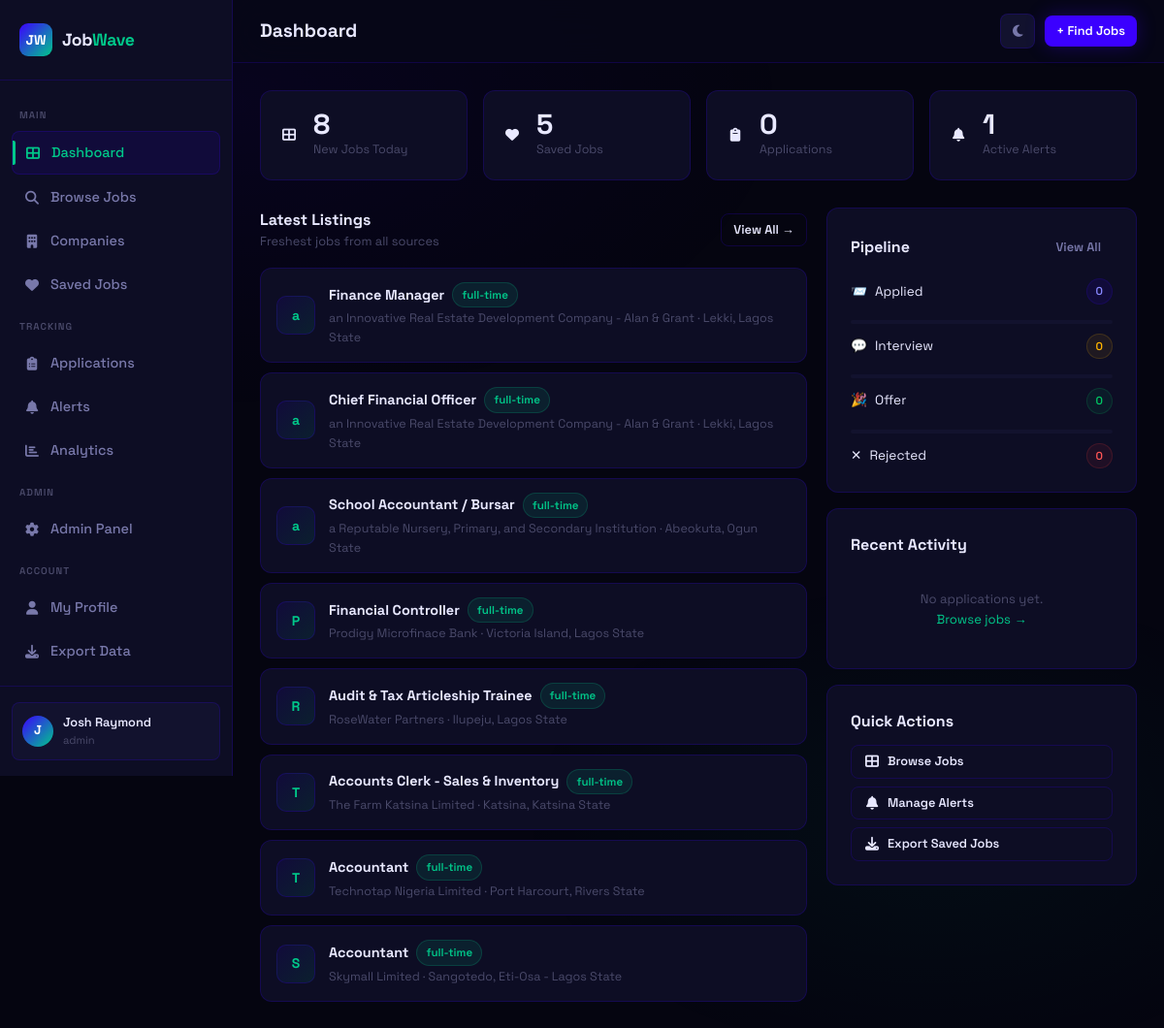
Page /dashboard (signed in) on the earlier database version.
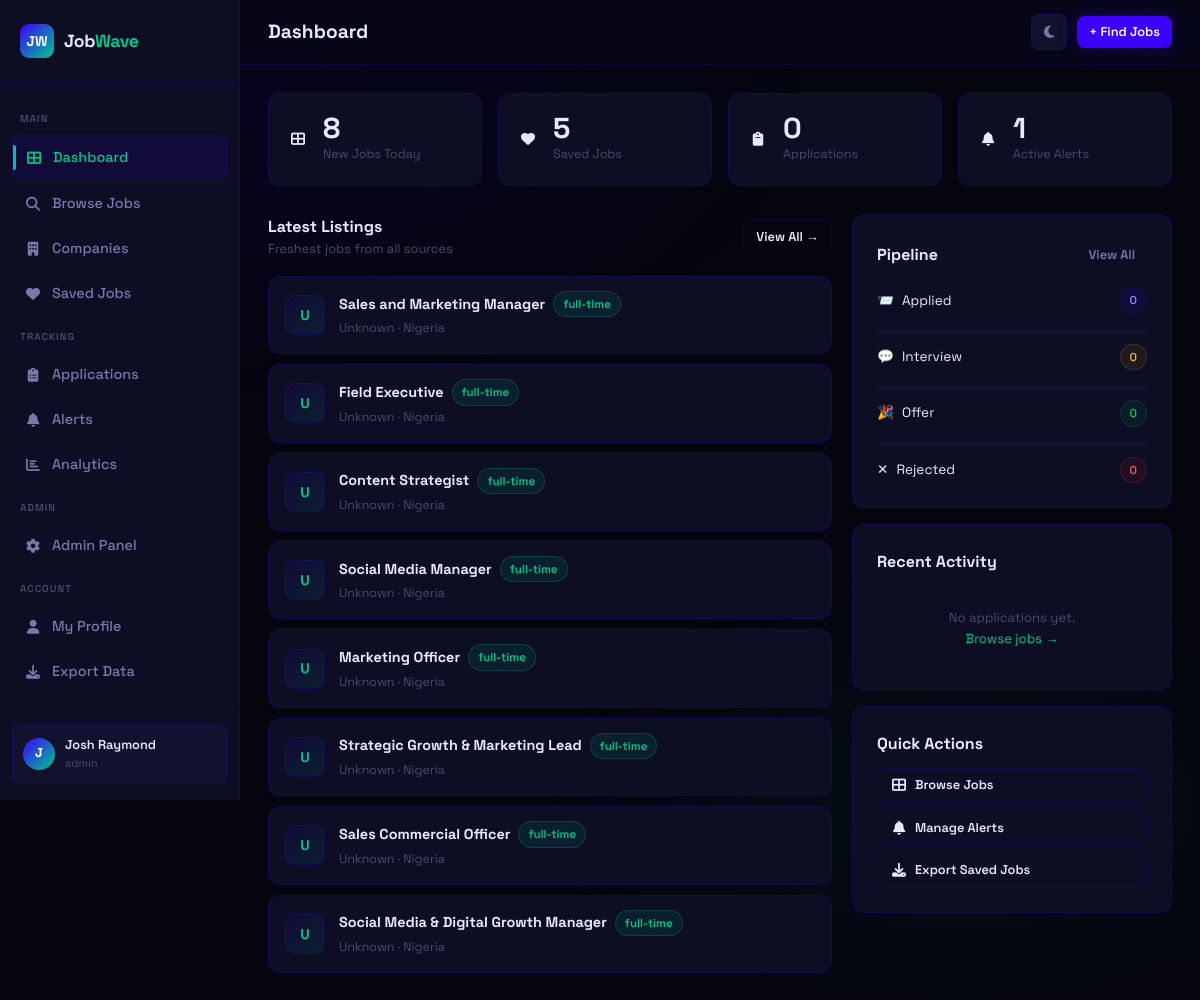
Same page on the later database version.
### app.py (models this page shows, shortened)
class Job(db.Model):
    id = db.Column(db.Integer, primary_key=True)
    title = db.Column(db.String(200), nullable=False)
    company = db.Column(db.String(200), nullable=False)
    location = db.Column(db.String(200))
    job_type = db.Column(db.String(50))          # full-time | part-time | remote | contract
    experience = db.Column(db.String(50))         # entry | mid | senior
    salary_min = db.Column(db.Integer)
    salary_max = db.Column(db.Integer)
    description = db.Column(db.Text)
    requirements = db.Column(db.Text)
    source = db.Column(db.String(100))
    source_url = db.Column(db.String(500))
    source_id = db.Column(db.String(200), unique=True)  # duplicate detection
    tags = db.Column(db.String(500))
    is_active = db.Column(db.Boolean, default=True)
    scraped_at = db.Column(db.DateTime, default=datetime.utcnow)
    posted_at = db.Column(db.DateTime)
    views = db.Column(db.Integer, default=0)
    posted_to_whatsapp = db.Column(db.Boolean, default=False)

### app.py (the view)
@app.route('/dashboard')
@login_required
def dashboard():
    saved_count = SavedJob.query.filter_by(user_id=current_user.id).count()
    app_count = Application.query.filter_by(user_id=current_user.id).count()
    alert_count = Alert.query.filter_by(user_id=current_user.id, is_active=True).count()
    recent_apps = Application.query.filter_by(user_id=current_user.id)\
        .order_by(Application.applied_at.desc()).limit(5).all()
    status_counts = {}
    for status in ['applied', 'interview', 'offer', 'rejected']:
        status_counts[status] = Application.query.filter_by(user_id=current_user.id, status=status).count()
    recent_jobs = Job.query.filter_by(is_active=True).order_by(Job.scraped_at.desc()).limit(8).all()
    return render_template('dashboard.html', saved_count=saved_count, app_count=app_count,
                           alert_count=alert_count, recent_apps=recent_apps,
                           status_counts=status_counts, recent_jobs=recent_jobs)

### app.py (called while the page is built)
@login_manager.user_loader
def load_user(user_id):
    return User.query.get(int(user_id))

    @property
    def is_authenticated(self): return True

### templates/dashboard.html (shortened to what the changed rows need)
<link rel="stylesheet" href="https://cdnjs.cloudflare.com/ajax/libs/font-awesome/6.5.0/css/all.min.css">
{% extends 'base.html' %}
{% block page_title %}Dashboard{% endblock %}
{% block content %}
<div class="stagger">
  <div class="dashboard-grid">
    <div class="dashboard-main">
      <div style="display:flex;flex-direction:column;gap:10px;">
        {% for job in recent_jobs %}
        <div class="card job-row-card">
          <div class="company-logo" style="width:40px;height:40px;font-size:14px;flex-shrink:0;">{{ job.company[0] }}</div>
          <div style="flex:1;min-width:0;">
            <div style="display:flex;align-items:center;gap:8px;flex-wrap:wrap;">
              <a href="{{ url_for('job_detail', job_id=job.id) }}" style="font-weight:700;font-size:0.9rem;color:var(--text);">{{ job.title }}</a>
              <span class="badge badge-mint">{{ job.job_type or 'full-time' }}</span>
            </div>
            <div style="font-size:0.78rem;color:var(--text-muted);margin-top:2px;">{{ job.company }} · {{ job.location }}</div>
          </div>
        </div>
        {% endfor %}
      </div>
    </div>
    <div class="dashboard-side">
      <div class="card">
        <div style="display:flex;flex-direction:column;gap:10px;margin-top:4px;">
          {% set statuses = [('applied','badge-indigo','📨'),('interview','badge-amber','💬'),('offer','badge-green','🎉'),('rejected','badge-red','✕')] %}
          {% for status, cls, icon in statuses %}
          {% set count = status_counts.get(status, 0) %}
          <div style="display:flex;align-items:center;justify-content:space-between;">
            <div style="display:flex;align-items:center;gap:8px;font-size:0.85rem;">
              <span>{{ icon }}</span>
              <span style="text-transform:capitalize;">{{ status }}</span>
            </div>
            <span class="badge {{ cls }}">{{ count }}</span>
          </div>
          {% if not loop.last %}
          <div class="progress">
          </div>
          {% endif %}
          {% endfor %}
        </div>
      </div>
    </div>
  </div>
</div>
{% endblock %}

Differences in the rows shown:
no longer on this page (row unchanged): Job: company "a", title "Finance Manager", job_type "full-time", company "an Innovative Real Estate Development Company - Alan & Grant", location "Lekki, Lagos State"
no longer on this page (row unchanged): Job: company "a", title "Chief Financial Officer", job_type "full-time", company "an Innovative Real Estate Development Company - Alan & Grant", location "Lekki, Lagos State"
no longer on this page (row unchanged): Job: company "a", title "School Accountant / Bursar", job_type "full-time", company "a Reputable Nursery, Primary, and Secondary Institution", location "Abeokuta, Ogun State"
no longer on this page (row unchanged): Job: company "P", title "Financial Controller", job_type "full-time", company "Prodigy Microfinace Bank", location "Victoria Island, Lagos State"
no longer on this page (row unchanged): Job: company "R", title "Audit & Tax Articleship Trainee", job_type "full-time", company "RoseWater Partners", location "Ilupeju, Lagos State"
no longer on this page (row unchanged): Job: company "T", title "Accounts Clerk - Sales & Inventory", job_type "full-time", company "The Farm Katsina Limited", location "Katsina, Katsina State"
no longer on this page (row unchanged): Job: company "T", title "Accountant", job_type "full-time", company "Technotap Nigeria Limited", location "Port Harcourt, Rivers State"
no longer on this page (row unchanged): Job: company "S", title "Accountant", job_type "full-time", company "Skymall Limited", location "Sangotedo, Eti-Osa - Lagos State"
added Job: company "U", title "Sales and Marketing Manager", job_type "full-time", company "Unknown", location "Nigeria"
added Job: company "U", title "Field Executive", job_type "full-time", company "Unknown", location "Nigeria"
added Job: company "U", title "Content Strategist", job_type "full-time", company "Unknown", location "Nigeria"
added Job: company "U", title "Social Media Manager", job_type "full-time", company "Unknown", location "Nigeria"
added Job: company "U", title "Marketing Officer", job_type "full-time", company "Unknown", location "Nigeria"
added Job: company "U", title "Strategic Growth & Marketing Lead", job_type "full-time", company "Unknown", location "Nigeria"
added Job: company "U", title "Sales Commercial Officer", job_type "full-time", company "Unknown", location "Nigeria"
added Job: company "U", title "Social Media & Digital Growth Manager", job_type "full-time", company "Unknown", location "Nigeria"
